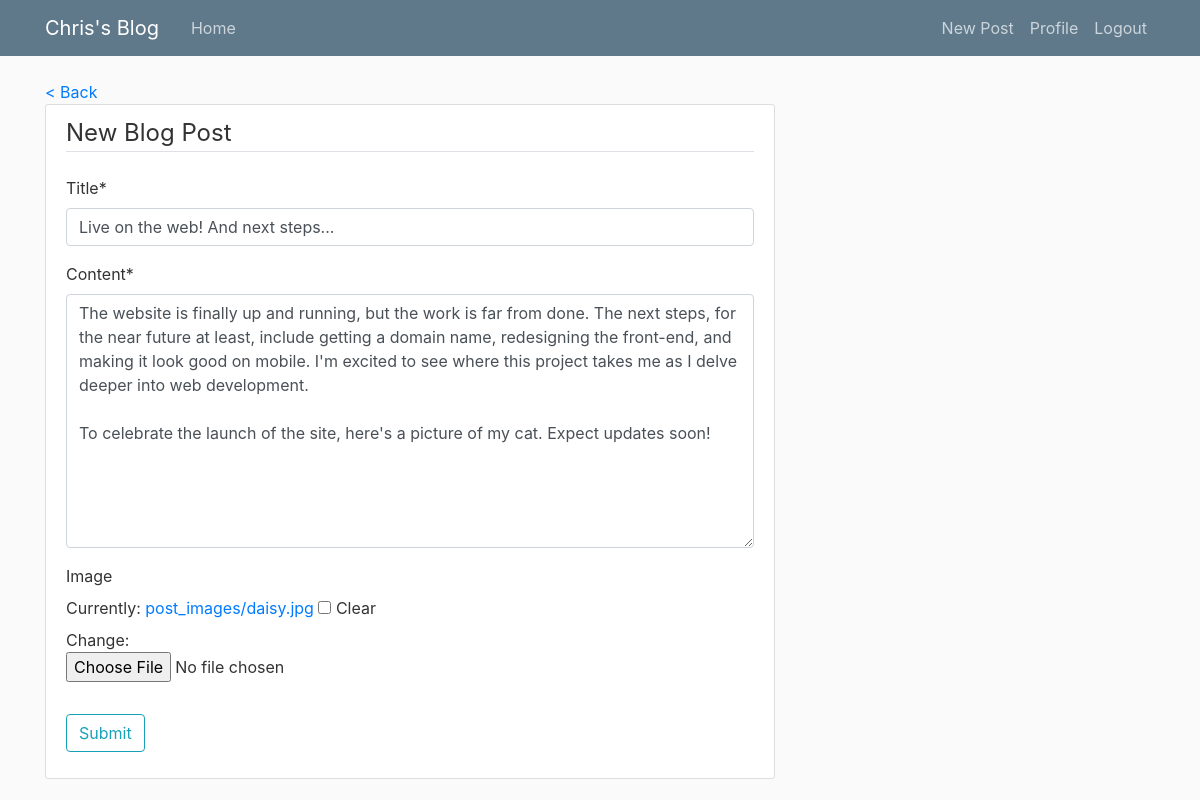
The app's page /blog/post/31/update/ (signed in) with its own data.
### blog/models.py (models this page shows, shortened)
class Post(models.Model):
	title = models.CharField(max_length=100)
	content = models.TextField()
	image = models.ImageField(blank=True, upload_to='post_images')
	date_posted = models.DateTimeField(default=timezone.now)
	author = models.ForeignKey(User, on_delete=models.CASCADE)

### blog/views.py (the view, shortened to what this page needs)
# urls.py: path('post/<int:pk>/update/', PostUpdateView.as_view(), name='post-update'),
class PostUpdateView(LoginRequiredMixin, UserPassesTestMixin, UpdateView):
	model = Post
	fields = ['title', 'content', 'image']
	def test_func(self):
		post = self.get_object()
		if self.request.user == post.author:
			return True
		else:
			return False

### blog/templates/blog/post_form.html (shortened to what this page needs)
{% extends "blog/base.html" %}
{% load crispy_forms_tags %}
{% block content %}
  <a class="mb-8" href="{% url 'blog-home' %}"> < Back</a>
  <div class="content-section">
	<form method="POST" enctype="multipart/form-data">
	  <fieldset class="form-group">
		<legend class="border-bottom mb-4">New Blog Post</legend>
		  {{ form|crispy }}
	  </fieldset>
	  <div class="form-group">
		<button class="btn btn-outline-info" type="submit">Submit</button>
	  </div>
	</form>
  </div>
{% endblock content %}

### blog/templates/blog/base.html (shortened to what this page needs)
{% load static %}
<!DOCTYPE html>
<html>
<head>
    <link rel="stylesheet" href="https://maxcdn.bootstrapcdn.com/bootstrap/4.0.0/css/bootstrap.min.css">
    <link rel="stylesheet" type="text/css" href="{% static 'blog/main.css' %}">
</head>
<body>
	<header class="site-header">
	  <nav class="navbar navbar-expand-md navbar-dark bg-steel fixed-top">
	    <div class="container">
	      <a class="navbar-brand mr-4" href="{% url 'blog-home' %}">Chris's Blog</a>
	      <div class="collapse navbar-collapse" id="navbarToggle">
	        <div class="navbar-nav mr-auto">
	          <a class="nav-item nav-link" href="{% url 'home-page' %}">Home</a>
	        </div>
	        <div class="navbar-nav">
	          {% if user.is_authenticated %}
	            {% if perms.blog.add_post %}
	              <a class="nav-item nav-link" href="{% url 'post-create' %}">New Post</a>
	            {% endif %}
	            <a class="nav-item nav-link" href="{% url 'profile' %}">Profile</a>
	          	<a class="nav-item nav-link" href="{% url 'logout' %}">Logout</a>
	          {% else %}
		          <a class="nav-item nav-link" href="{% url 'login' %}">Login</a>
		          <a class="nav-item nav-link" href="{% url 'register' %}">Register</a>
		      {% endif %}
	        </div>
	      </div>
	    </div>
	  </nav>
	</header>
	<main role="main" class="container">
	  <div class="row">
	    <div class="col-md-8">
	      {% block content %}{% endblock %}
	    </div>
	  </div>
	</main>
</body>
</html>

### blog/static/blog/main.css (style rules this page uses)
body { background: #fafafa; color: #333333; margin-top: 5rem; }
.bg-steel { background-color: #5f788a; }
.site-header .navbar-nav .nav-link { color: #cbd5db; }
.content-section { background: #ffffff; padding: 10px 20px; border: 1px solid #dddddd; border-radius: 3px; margin-bottom: 20px; }

### records on screen
Post: title "Live on the web! And next steps...", content "The website is finally up and running, but the work is far from done. The next steps, for the near future at least, include getting a domain name, redesigning the front-end, and making it look good on mobile. I'm excited to see where this project takes me as I delve deeper into web development. To celebrate the launch of the site, here's a picture of my cat. Expect updates soon!"
